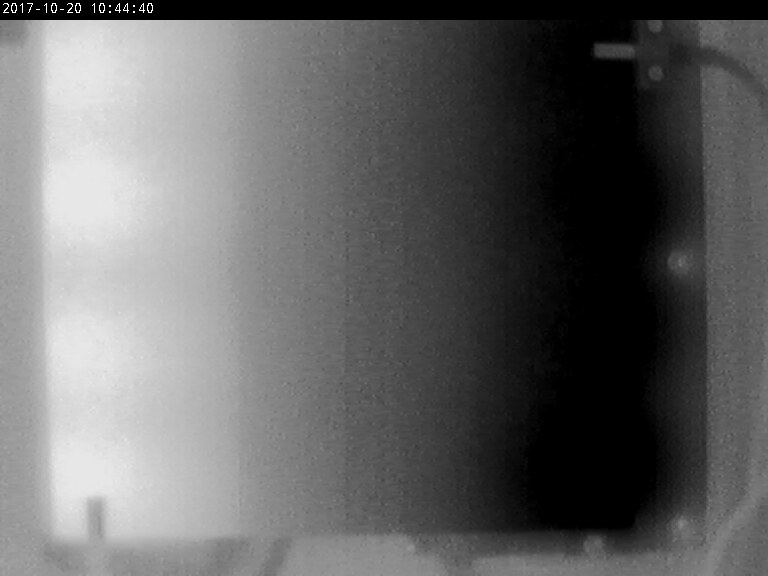
#> input picture lab_2/0000021_00000671ms_t1_21_v1_27_t2_29_v2_212.jpg, 768 x 576 px
$ python main.py
#> lines starting #> are read from the running program, lines starting #| are printed output that depends on the picture; after the words box and inside, x2 and y2 are one past the last pixel; in counts of white or black regions, pixels touching at a corner belong together
import cv2 as cv
import matplotlib.pyplot as plt
import numpy as np

image = cv.imread('0000021_00000671ms_t1_21_v1_27_t2_29_v2_212.jpg', cv.IMREAD_GRAYSCALE)
#> image is the input picture: shape (576, 768); min 0, max 255, mean 100.8

# Start point of rectangle contains temperature output only
x_start_point = 50
y_start_point = 20
# End point of rectangle
x_end_point = 590
y_end_point = 490

# Rectangle used for reference only
# cv.rectangle(image,(x_start_point,y_start_point),(x_end_point,y_end_point),(0,255,0),3)

# Cropping for recieving only temperature sensor output
crop = image[y_start_point:y_end_point, x_start_point:x_end_point]
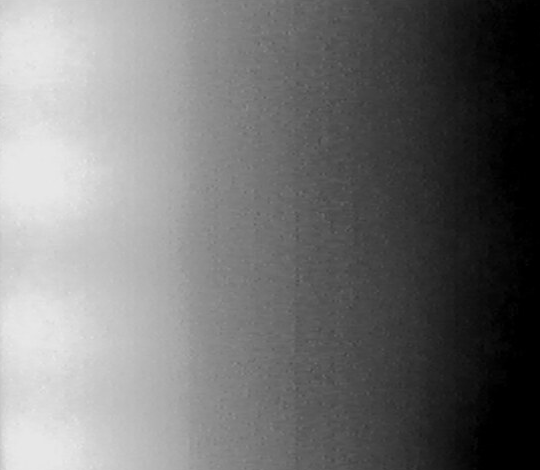
#> crop: shape (470, 540); min 0, max 233, mean 115.3

# Image thresholding
_, thresh_bin = cv.threshold(crop, 200, 255, cv.THRESH_BINARY)
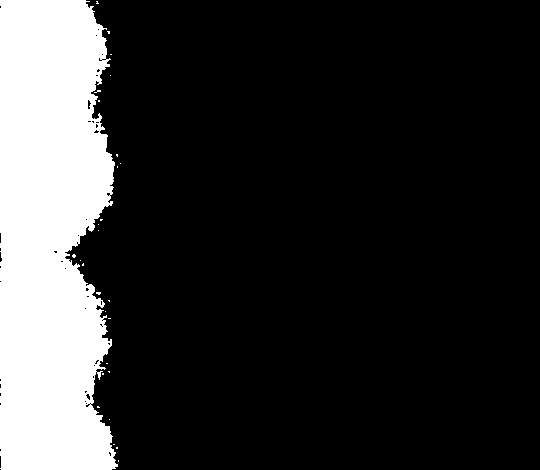
#> thresh_bin: shape (470, 540); 18.5% white; 28 white regions (27 under 20 px), largest, box (x1, y1, x2, y2) and area: (0, 0, 118, 470) 46913
_,thresh_otsu = cv.threshold(crop,0,255,cv.THRESH_BINARY+cv.THRESH_OTSU)
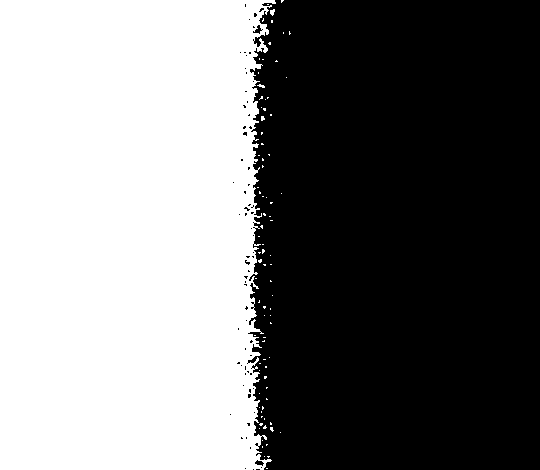
#> thresh_otsu: shape (470, 540); 47.6% white; 84 white regions (82 under 20 px), largest, box (x1, y1, x2, y2) and area: (0, 0, 276, 470) 120427, (270, 9, 275, 16) 24
thresh_adaptive = cv.adaptiveThreshold(crop,255,cv.ADAPTIVE_THRESH_MEAN_C, cv.THRESH_BINARY,5,2)
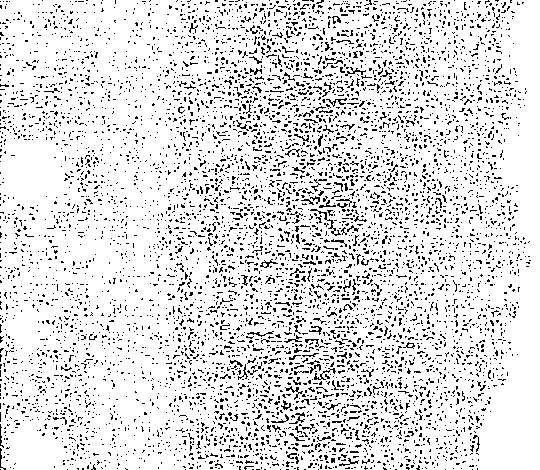
#> thresh_adaptive: shape (470, 540); 87.8% white; black in thin lines or dots
cv.imwrite("binary_threshold.jpg", thresh_bin)
cv.imwrite("otsu_threshold.jpg", thresh_otsu)
cv.imwrite("adaptive_threshold.jpg", thresh_adaptive)

cv.waitKey()
cv.destroyAllWindows()
